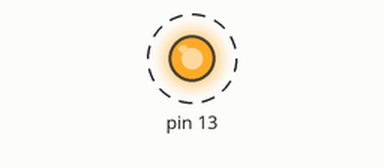
This sketch was run on a simulated Arduino Uno, built with avr-gcc and run on an emulated ATmega328P. Shown: output pins drawn as LEDs (lit = HIGH). Dashed ring = blinking. What the sketch prints to the serial monitor is not drawn.

Above: at 0.5 s.
Timing chart, 0 to 4.6 s (numbered marks = the images above):
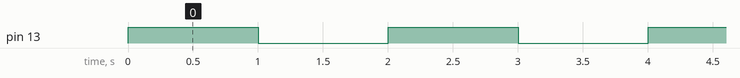

The sketch:

Serial_monitor.ino
```cpp
char m[]="Hello World";
char ON[]="The led is on";
char OFF[]="The led is off";
void setup(){
  pinMode(13,OUTPUT);
  Serial.begin(9600);
  Serial.println(m);
  Serial.println();
}

void loop(){
 digitalWrite(13,1);
 Serial.println(ON);
 delay(1000);
  digitalWrite(13,0);
  Serial.println(OFF);
 delay(1000);
 Serial.println();
 }
```

Measured:
- by itself, pin 13: alternates HIGH for 1.0 s and LOW for 1.0 s
